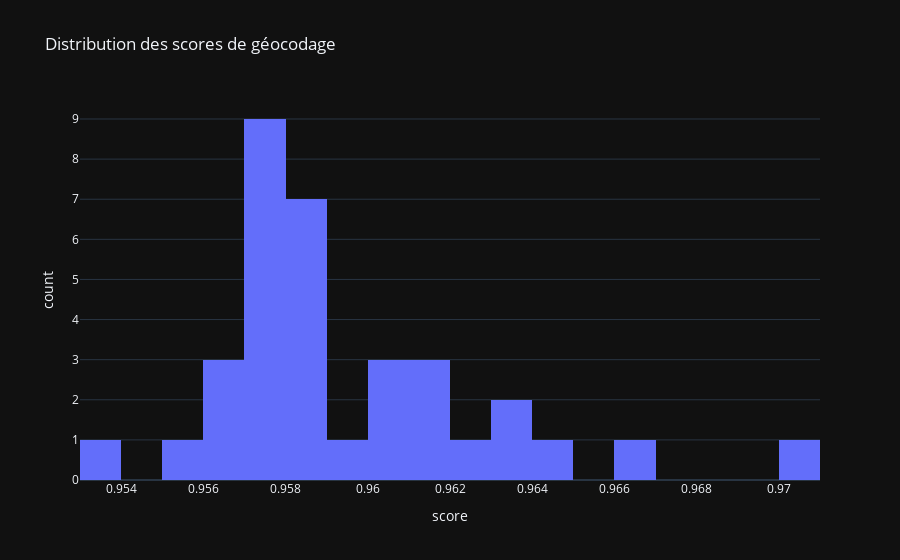

Notebook code cell kept with this figure:
### Code cell
fig = create_histogram(
    df,
    x="score",   # ou "population"
    nbins=20,
    title="Distribution des scores de géocodage"
)
fig.show()

### Figure 1 — Plotly figure (JSON) as saved in the notebook; plotly's stock layout.template omitted (floating-point values rounded to 4 significant figures)
{"data": [{"bingroup": "x", "hovertemplate": "score=%{x}<br>count=%{y}<extra></extra>", "legendgroup": "", "marker": {"color": "#636efa", "pattern": {"shape": ""}}, "name": "", "nbinsx": 20, "orientation": "v", "showlegend": false, "type": "histogram", "x": [0.9703, 0.9639, 0.9638, 0.9622, 0.9613, 0.9609, 0.9663, 0.9604, 0.9618, 0.9615, 0.9602, 0.9586, 0.9585, 0.9585, 0.9583, 0.9579, 0.9587, 0.9589, 0.9582, 0.9591, 0.9578, 0.9576, 0.9573, 0.9573, 0.9571, 0.9573, 0.9571, 0.9644, 0.9568, 0.9566, 0.9568, 0.9559, 0.9572, 0.9536], "xaxis": "x", "yaxis": "y"}], "layout": {"barmode": "relative", "legend": {"tracegroupgap": 0}, "title": {"text": "Distribution des scores de géocodage"}, "xaxis": {"anchor": "y", "domain": [0, 1], "title": {"text": "score"}}, "yaxis": {"anchor": "x", "domain": [0, 1], "title": {"text": "count"}}}}
